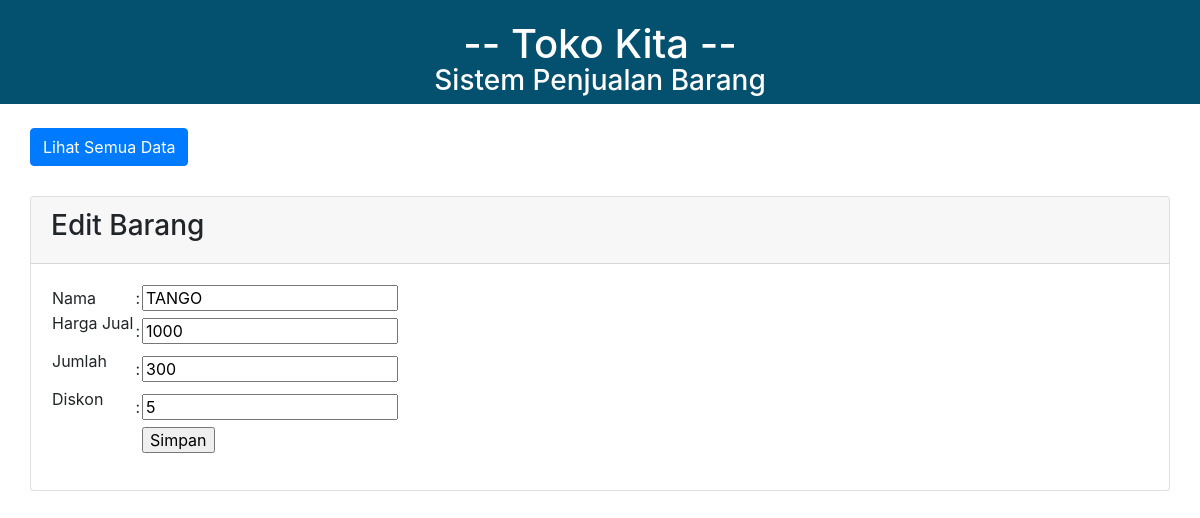
Page /edit_beli.php?id=9 on the earlier database version.
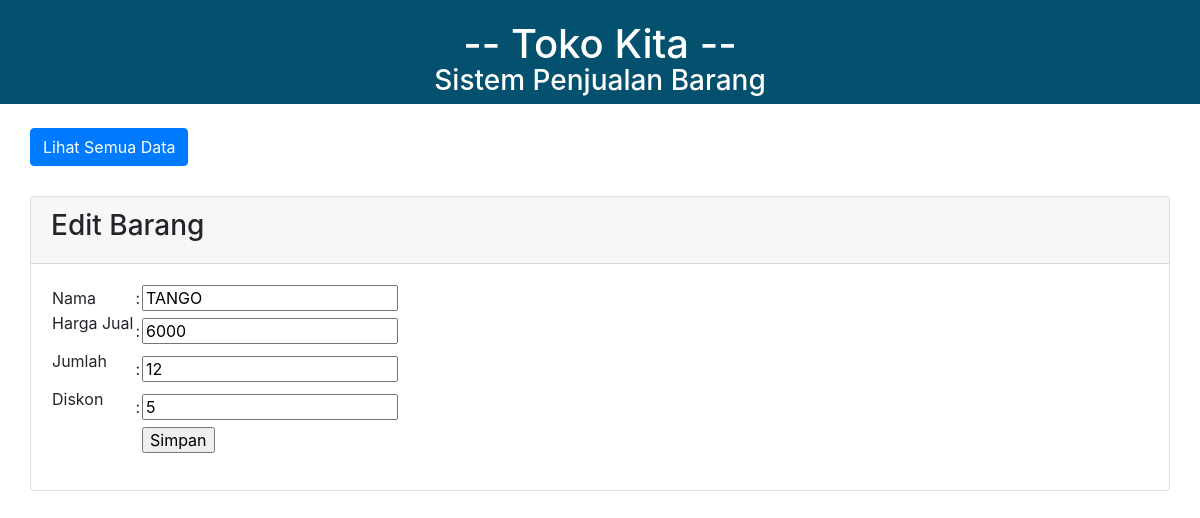
Same page on the later database version.
### tables this page shows
CREATE TABLE `barang_beli` (
  `id` int(4) NOT NULL,
  `tanggal_beli` date NOT NULL,
  `nama_barang` varchar(60) NOT NULL,
  `harga_beli` int(12) NOT NULL,
  `jumlah` int(12) NOT NULL,
  `diskon` int(4) NOT NULL,
  `total_harga` int(12) NOT NULL
);

### edit_beli.php (the view, shortened to what this page needs)
<html>
<head>
<link rel="stylesheet" type="text/css" href="style_input.css">
	<link rel="stylesheet" type="text/css" href="https://cdnjs.cloudflare.com/ajax/libs/twitter-bootstrap/4.5.2/css/bootstrap.css">
	<link rel="stylesheet" type="text/css" href="https://cdn.datatables.net/1.10.22/css/dataTables.bootstrap4.min.css">
</head>
<body>
    <div class="judul">
    <h1>-- Toko Kita --</h1>
    <br>
    <h3>Sistem Penjualan Barang</h3>
    </div>
    <br/>
    <a class="btn btn-primary" href="index.php">Lihat Semua Data</a>
    <br/>
        <div class="card">
            <div class="card-header">
            <h3>Edit Barang</h3>
            </div>
            <div class="card-body">
                <?php
                include "koneksi.php";
                $id = $_GET['id'];
                $query_mysql = mysqli_query($conn, "SELECT * FROM barang_beli WHERE id='$id'")or die(mysql_error());
                while($data = mysqli_fetch_array($query_mysql)){
                ?>
                <form action="update_beli.php" method="post">
                <table>
                <tr>
                <td>Nama</td>
                <td>:</td>
                <td>
                <input type="text" name="nama_barang" value="<?php echo $data['nama_barang'] ?>" readonly>
                </td>
                </tr>
                <tr>
                <td><p>Harga Jual</td>
                <td>:</td>
                <td><input name = "harga_beli" type = number value="<?php echo $data['harga_beli'] ?>"><br></td>
                </tr>
                <tr>
                <td><p>Jumlah</td>
                <td>:</td>
                <td><input name = "jumlah" type = number value="<?php echo $data['jumlah'] ?>"><br></td>
                </tr>
                <tr>
                <td><p>Diskon</td>
                <td>:</td>
                <td><input name = "diskon" type = number value="<?php echo $data['diskon'] ?>"><br></td>
                </tr>
                <tr>
                <td></td>
                <td></td>
                <td><input type="submit" value="Simpan"></td> </tr>
                </table>
                </form>
                <?php } ?>
            </div>
        </div>
</body>

Differences in the rows shown:
changed barang_beli "TANGO": harga_beli "1000" → "6000"; jumlah "300" → "12"
